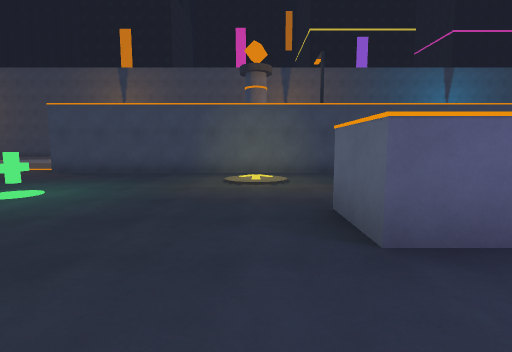
View 1 (above)

24 first-person views from a walk through a 3-D level made in the Unity game engine. The camera is 1.4 m above the floor, tilts 6° down and sees 85° across. The floor is counted in squares, 2 m on a side. Each view is taken from the middle of a square. On the plan, view 1 faces up. The plan holds only what a view shows up to about 9 squares ahead; the rest is blank. The place goes on beyond the plan. The player is left out. Some animated figures are not drawn.

View 2
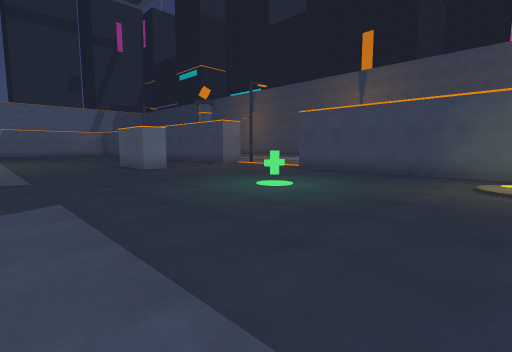

View 3
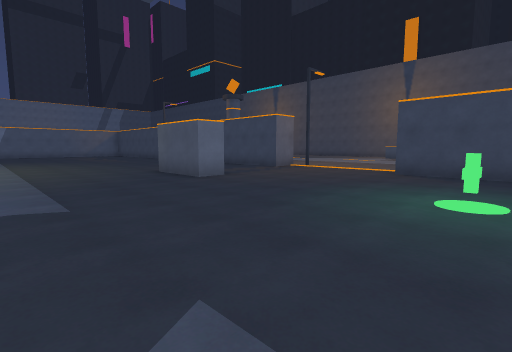

View 4
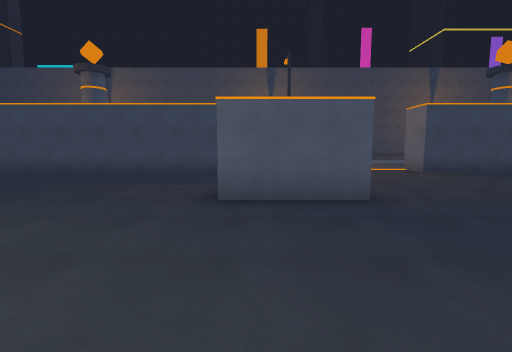

View 5
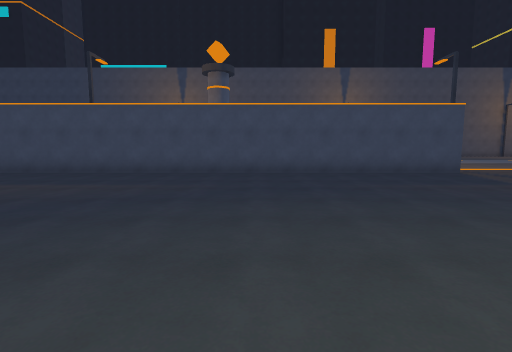

View 6
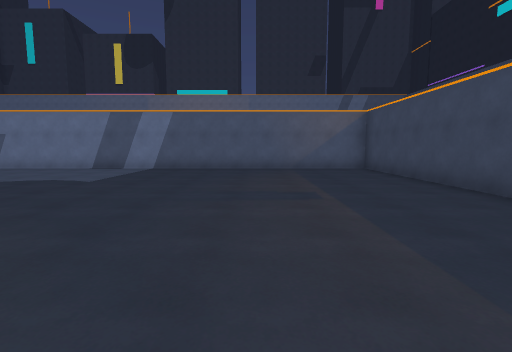

View 7
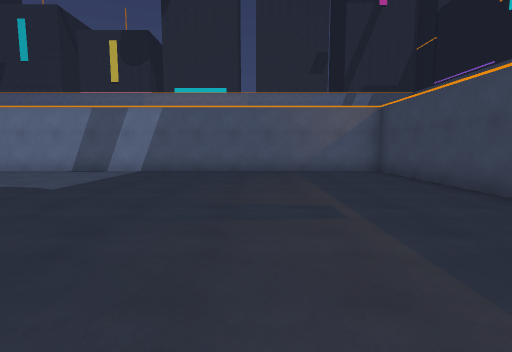

View 8
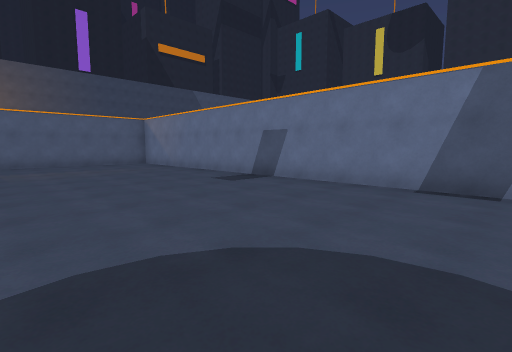

View 9
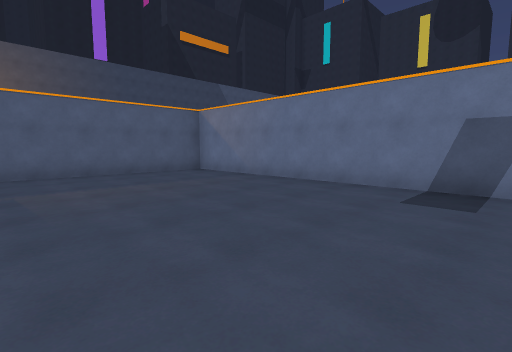

View 10
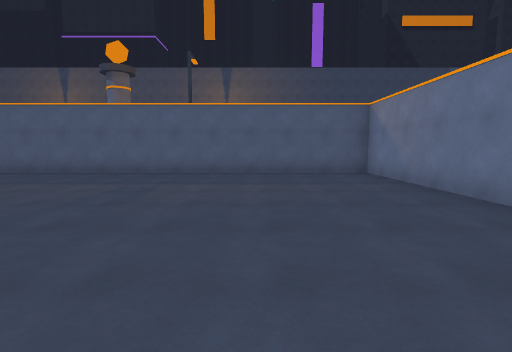

View 11
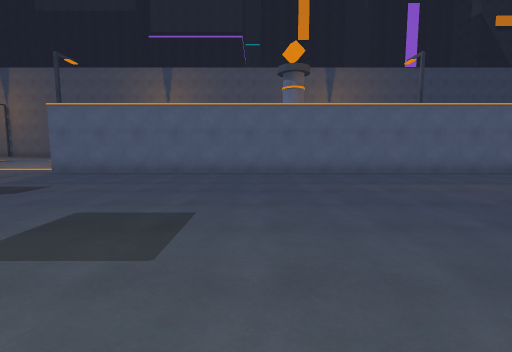

View 12
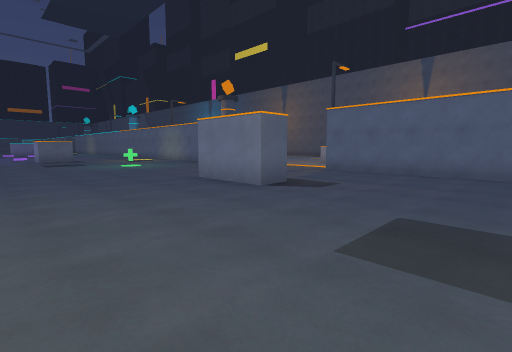

View 13
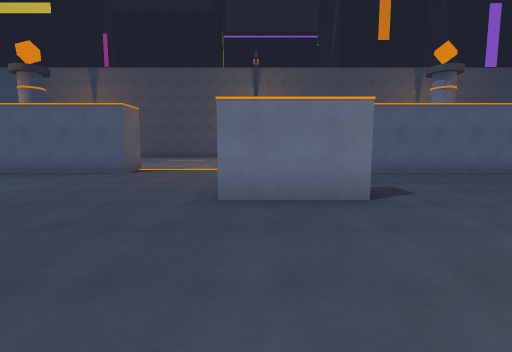

View 14
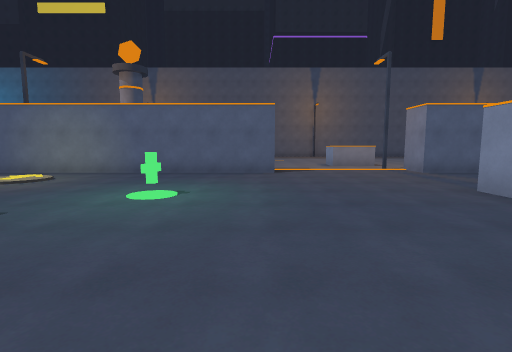

View 15
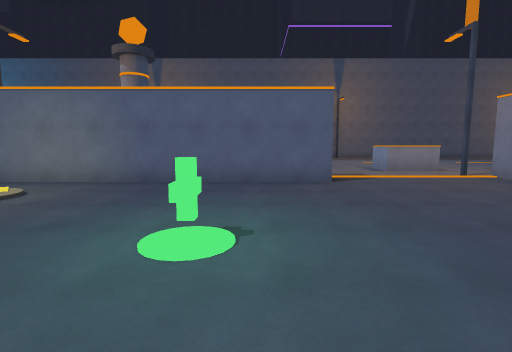

View 16
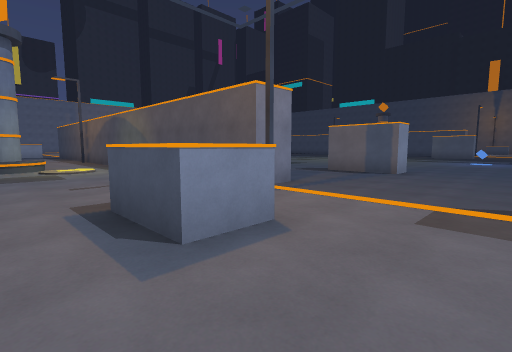

View 17
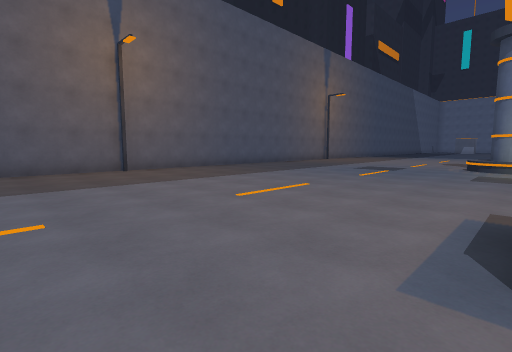

View 18
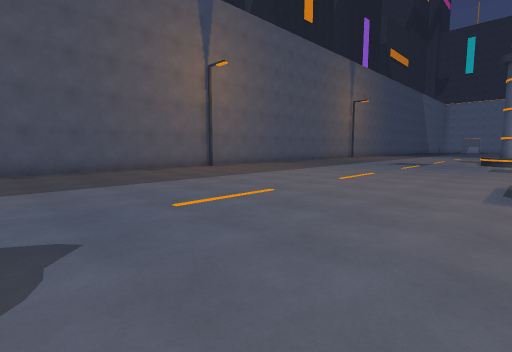

View 19
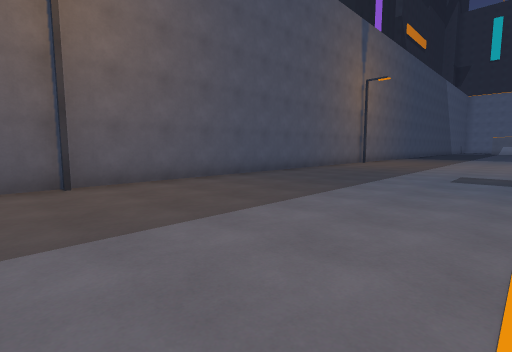

View 20
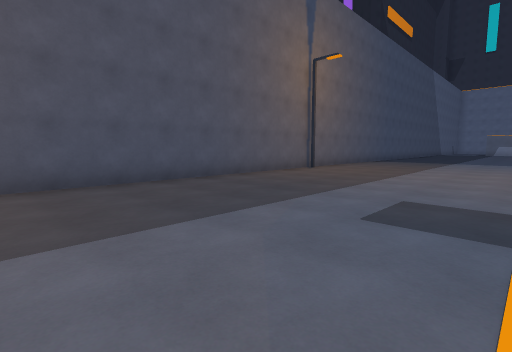

View 21
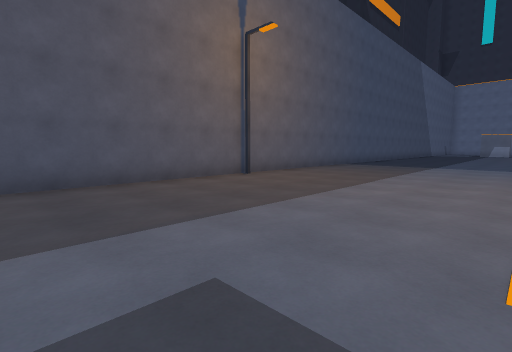

View 22
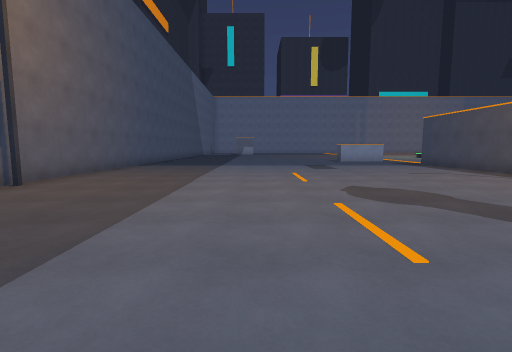

View 23
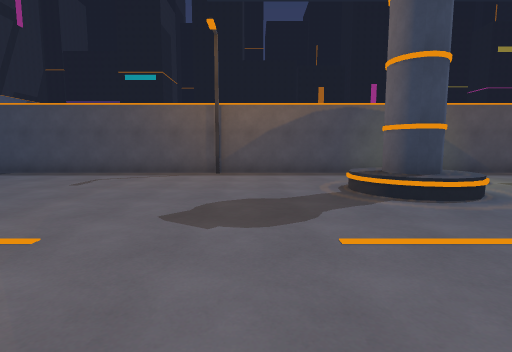

View 24
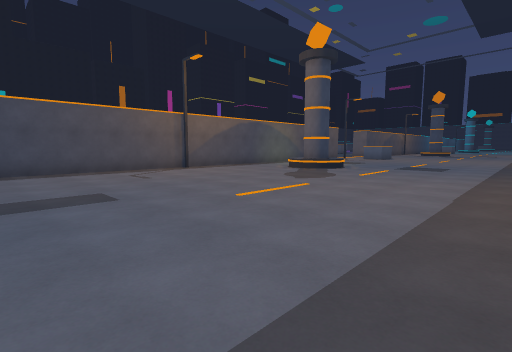

### Floor plan
Points are (right, up) in squares from view 1. A wall is a line through its corners. A room is listed if a view was taken in it or the views show most of it. See-through windows are left out.
Room 1 (views 1, 2, 3, 4, 5, 6, 7, 8, 9, 10, 11, 12, 13, 14, 15)
walls: (-10.5, -7.6) (-8.5, -7.6) (-8.5, -8.4) (-10.5, -8.4) (-10.5, -7.6); (-8.5, 4.4) (-8.5, 3.6) (-10.5, 3.6); (-9.4, 7.5) (-25, 7.5) (-25, -11.5) (-9.5, -11.5); (-5.5, -11.5) (1.9, -11.5); (2.1, 7.5) (-5.5, 7.5) (-5.5, 8.5)
ways out: opening at (-7, -12) to room 2
objects: other object (-4, -8); other object (-4, 4)
Room 2 (views 16, 17, 18, 19, 20, 21, 22, 23, 24)
walls: (-9.4, -14) (-7.7, -14) (-7.7, -15) (-9.2, -15); (-9.5, -11.5) (-9.5, -12.5) (-25.5, -12.5); (-5.5, -12.5) (-5.5, -11.5); (-24.1, -23.5) (-3.4, -23.5)
ways out: opening at (-7, -12) to room 1
objects: other object (-17, -16) to (-16, -15)

Positions as (right, up) in squares from view 1, and headings:
1: (0, 0), facing up
2: (0, 0), facing up-left
3: (-3, 0), facing up-left
4: (-10, 0), facing up
5: (-15, 0), facing up
6: (-16, 4), facing left
7: (-17, 4), facing left
8: (-20, 0), facing down-left
9: (-20, -4), facing down-left
10: (-22, -4), facing down
11: (-15, -4), facing down
12: (-14, -4), facing down-right
13: (-9, -4), facing down
14: (-5, -4), facing down
15: (-4, -6), facing down
16: (-6, -16), facing up-left
17: (-6, -15), facing down-left
18: (-3, -15), facing down-left
19: (-8, -18), facing down-left
20: (-12, -18), facing down-left
21: (-15, -18), facing down-left
22: (-15, -19), facing left
23: (-19, -20), facing up
24: (-25, -21), facing up-right
